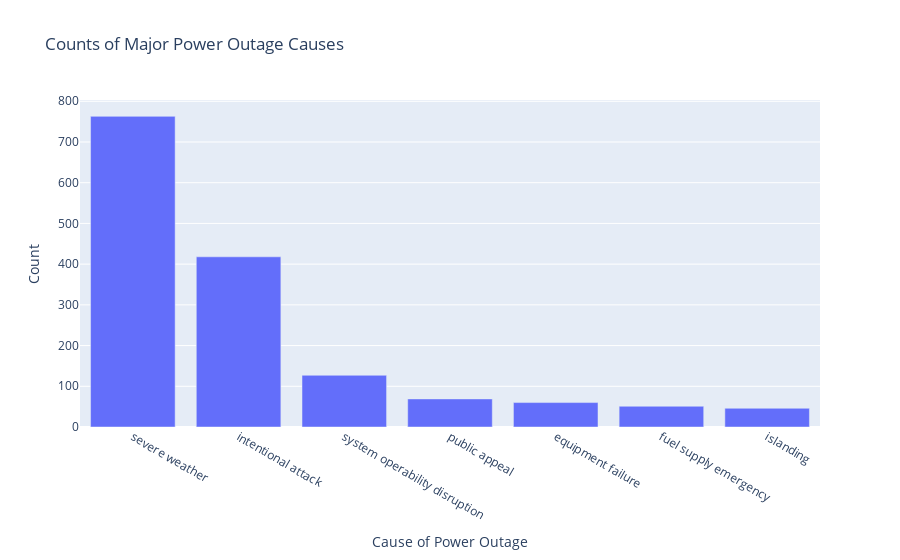

The notebook cell this image was saved under:
### Markdown cell above
We are primarily interested in pinpointing the main severe weather-induced causes of power outages. Conveniently enough, our dataset contains categorical information on the cause of the event, in a column named “CAUSE.CATEGORY”. We have included a histogram plot of this variable below:

### Code cell
fig = px.bar(outages["CAUSE.CATEGORY"].value_counts(),
             title="Counts of Major Power Outage Causes",
             labels={'index': 'Cause of Power Outage', 'value':'Count'})
fig.update_layout(showlegend=False)
fig.show()

### Figure 1 — Plotly figure (JSON) as saved in the notebook; plotly's stock layout.template omitted (floating-point values rounded to 4 significant figures)
{"data": [{"alignmentgroup": "True", "hovertemplate": "variable=CAUSE.CATEGORY<br>Cause of Power Outage=%{x}<br>Count=%{y}<extra></extra>", "legendgroup": "CAUSE.CATEGORY", "marker": {"color": "#636efa", "pattern": {"shape": ""}}, "name": "CAUSE.CATEGORY", "offsetgroup": "CAUSE.CATEGORY", "orientation": "v", "showlegend": true, "textposition": "auto", "type": "bar", "x": ["severe weather", "intentional attack", "system operability disruption", "public appeal", "equipment failure", "fuel supply emergency", "islanding"], "xaxis": "x", "y": [763, 418, 127, 69, 60, 51, 46], "yaxis": "y"}], "layout": {"barmode": "relative", "legend": {"title": {"text": "variable"}, "tracegroupgap": 0}, "showlegend": false, "title": {"text": "Counts of Major Power Outage Causes"}, "xaxis": {"anchor": "y", "domain": [0, 1], "title": {"text": "Cause of Power Outage"}}, "yaxis": {"anchor": "x", "domain": [0, 1], "title": {"text": "Count"}}}}
